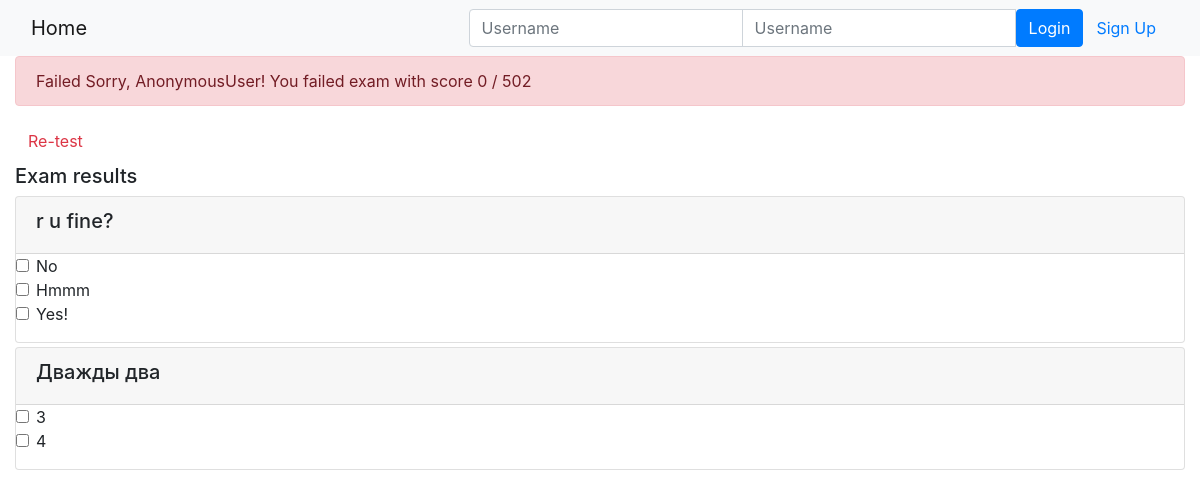
Before: /onlinecourse/course/1/submission/1/result/ with the older database file.
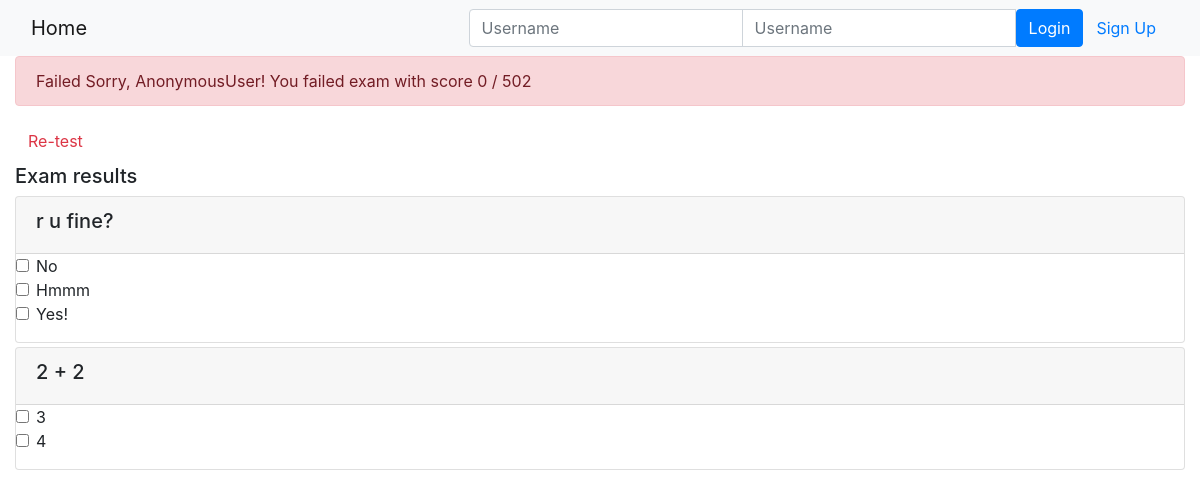
After: the same page with the newer database file.
### onlinecourse/models.py (models this page shows)
class Question(models.Model):
    cources = models.ManyToManyField(Course)
    lesson = models.ForeignKey(Lesson, on_delete=models.CASCADE)
    question_text = models.CharField(max_length=200)
    grade_point = models.IntegerField()
    choice_set = models.ManyToManyField(Choice)
    def is_get_score(self, selected_ids):
        all_correct = sorted(self.choice_set.filter(is_correct=True), key=id)
        selected = sorted(self.choice_set.filter(id__in=selected_ids), key=id)
        if all_correct == selected:
            return True
        else:
            return False

class Choice(models.Model):
    content = models.CharField(max_length=200)
    is_correct = models.BooleanField()

### onlinecourse/views.py (the view)
# urls.py: path('course/<int:course_id>/submission/<int:submission_id>/result/', views.show_exam_result ,name='show_exam_result'),
def show_exam_result(request, course_id, submission_id):
    course = Course.objects.get(pk=course_id)
    questions = Question.objects.filter(cources=course_id)
    score=total=0
    for qqq in questions:
        choices = Choice.objects.filter(submission=submission_id, question=qqq.id)
        total+=qqq.grade_point
        if qqq.is_get_score(choices):
            score+=qqq.grade_point
    grade = int(score*100/total)
    choices = Choice.objects.filter(submission=submission_id)
    context={'course': course,
            'choices': choices,
            'total':total,
            'score':score,
            'grade':grade}
    print(context)
    template_name = 'onlinecourse/exam_result_bootstrap.html'
    return render(request, template_name, context)

### onlinecourse/models.py (called while the page is built)
    def __str__(self):
        return "Name: " + self.name + "," + \
               "Description: " + self.description

### onlinecourse/templates/onlinecourse/exam_result_bootstrap.html (shortened to what this page needs)
<!DOCTYPE html>
<html lang="en">
<head>
    {% load static %}
    <link rel="stylesheet" href="https://maxcdn.bootstrapcdn.com/bootstrap/4.5.2/css/bootstrap.min.css">
</head>
<body>
 <nav class="navbar navbar-light bg-light">
    <div class="container-fluid">
        <div class="navbar-header">
              <a class="navbar-brand" href="{% url 'onlinecourse:index' %}">Home</a>
        </div>
        <ul class="nav navbar-nav navbar-right">
            {% if user.is_authenticated %}
            <li>
                <a class="btn btn-link" href="#">{{ user.first_name }}({{ user.username }})</a>
                <a class="btn btn-link" href="{% url 'onlinecourse:logout' %}">Logout</a>
            </li>
            {% else %}
            <li>
                <form class="form-inline" action="{% url 'onlinecourse:login' %}" method="post">
                    <div class="input-group">
                        <input type="text" class="form-control" placeholder="Username" name="username" >
                        <input type="password" class="form-control" placeholder="Username" name="psw" >
                        <button class="btn btn-primary" type="submit">Login</button>
                        <a class="btn btn-link" href="{% url 'onlinecourse:registration' %}">Sign Up</a>
                    </div>
                </form>
            </li>
            {% endif %}
        </ul>
    </div>
</nav>
<div class="container-fluid">
    {% if grade > 80 %}
    <div class="alert alert-success">
        <bold>Congratulations, {{user}}!</bold> You passed exam with score  {{score}} / {{total}}
    </div>
        {% else %}
        <div class="alert alert-danger">
            <bold>Failed</bold> Sorry, {{user}}! You failed exam with score {{score}} / {{total}}
        </div>
        <a class="btn btn-link text-danger" href="{% url 'onlinecourse:course_details' course.id %}">Re-test</a>
        {% endif %}
        <div class="card-columns-vertical mt-1">
        <h5 class="">Exam results</h5>
            {% for question in course.question_set.all %}
                <div class="card mt-1">
                    <div class="card-header"><h5>{{ question.question_text}}</h5></div>
                    <div class="form-group">
                        {% for choice in question.choice_set.all %}
                        <div class="form-check">
                            <label class="form-check-label">
                                {% if choice in  choices %}
                                    {% if choice.is_correct %}
                                        <p class="text-success">
                                            <input type="checkbox" name="choice_{{choice.id}}"
                                                class="form-check-input" id="{{choice.id}}"
                                                value="{{choice.id}}" checked="yes">{{ choice.content }}
                                        </p>
                                    {%else%}
                                        <p class="text-danger">
                                            <input type="checkbox" name="choice_{{choice.id}}"
                                                class="form-check-input" id="{{choice.id}}"
                                                value="{{choice.id}}" checked="yes">{{ choice.content }}
                                        </p>
                                    {% endif %}
                                {%else%}
                                <input type="checkbox" name="choice_{{choice.id}}"
                                    class="form-check-input" id="{{choice.id}}"
                                    value="{{choice.id}}">{{ choice.content }}
                                {% endif %}
                            </label>
                        </div>
                        {% endfor %}
                    </div>
                </div>
            {% endfor %}
        </div>
    </div>
</body>
</html>

Changed rows visible on the page:
changed Question (number 2 of 2 on the later page): question_text "Дважды два" → "2 + 2"
